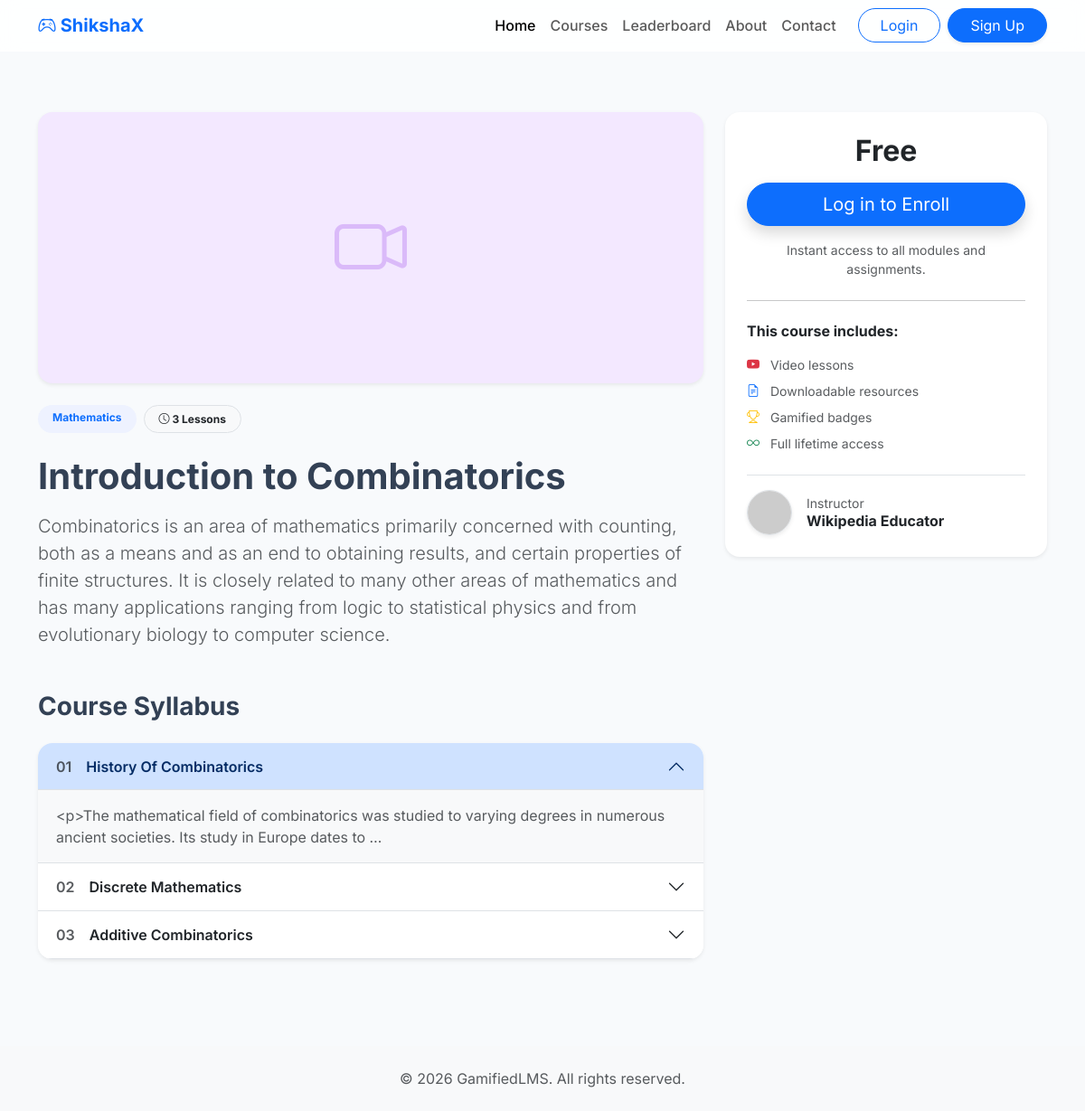
Page /course/4/ on the committed database.
### core/models.py (models this page shows, shortened)
class Course(models.Model):
    category = models.ForeignKey(Category, on_delete=models.CASCADE, related_name='courses')
    title = models.CharField(max_length=200)
    description = models.TextField()
    instructor = models.CharField(max_length=100, default="Expert Teacher")
    price_tag = models.CharField(max_length=20, default='Free')
    image = models.ImageField(upload_to='course_images/', blank=True, null=True)
    created_at = models.DateTimeField(auto_now_add=True)

class Category(models.Model):
    name = models.CharField(max_length=100)
    icon = models.CharField(max_length=50, blank=True, null=True) # e.g. bootstrap icon classes 'bi-book'
    color = models.CharField(max_length=20, default="#b3d4fc")

class Lesson(models.Model):
    course = models.ForeignKey(Course, on_delete=models.CASCADE, related_name='lessons')
    title = models.CharField(max_length=200)
    content = models.TextField()
    video_url = models.URLField(blank=True, null=True)
    order = models.IntegerField(default=0)

### core/views.py (the view)
# urls.py: path('course/<int:course_id>/', views.course_detail, name='course_detail'),
def course_detail(request, course_id):
    course = Course.objects.get(id=course_id)
    is_enrolled = False
    if request.user.is_authenticated:
        is_enrolled = Enrollment.objects.filter(user=request.user, course=course).exists()
    return render(request, 'course_detail.html', {'course': course, 'is_enrolled': is_enrolled})

### templates/course_detail.html (shortened to what this page needs)
{% extends 'base.html' %}
{% block content %}
<div class="container py-5">
    <div class="row align-items-start">
        <div class="col-lg-8 mb-4 mb-lg-0">
            {% if course.image %}
                <div class="rounded-4 overflow-hidden mb-4 shadow-sm">
                    <img src="{{ course.image.url }}" class="w-100" style="object-fit: cover; max-height: 400px;" alt="{{ course.title }}">
                </div>
            {% else %}
                <div class="rounded-4 mb-4 shadow-sm bg-pastel-purple d-flex align-items-center justify-content-center" style="height: 300px;">
                    <i class="bi bi-camera-video display-1 text-purple opacity-25"></i>
                </div>
            {% endif %}
            <div class="mb-4 d-flex gap-2">
                <span class="badge bg-pastel-blue text-primary py-2 px-3 rounded-pill">{{ course.category.name }}</span>
                <span class="badge bg-light text-dark border py-2 px-3 rounded-pill"><i class="bi bi-clock"></i> {{ course.lessons.count }} Lessons</span>
            </div>
            <h1 class="fw-bold mb-3">{{ course.title }}</h1>
            <p class="lead text-muted mb-5">{{ course.description }}</p>
            <h3 class="fw-bold mb-4">Course Syllabus</h3>
            <div class="accordion shadow-sm rounded-4 overflow-hidden" id="syllabusAccordion">
                {% for lesson in course.lessons.all %}
                <div class="accordion-item border-0 border-bottom">
                    <h2 class="accordion-header" id="heading{{ lesson.id }}">
                        <button class="accordion-button {% if not forloop.first %}collapsed{% endif %} fw-semibold" type="button" data-bs-toggle="collapse" data-bs-target="#collapse{{ lesson.id }}">
                            <span class="me-3 text-muted">0{{ forloop.counter }}</span> {{ lesson.title }}
                        </button>
                    </h2>
                    <div id="collapse{{ lesson.id }}" class="accordion-collapse collapse {% if forloop.first %}show{% endif %}" data-bs-parent="#syllabusAccordion">
                        <div class="accordion-body text-muted bg-light">
                            {{ lesson.content|truncatewords:20 }}
                        </div>
                    </div>
                </div>
                {% empty %}
                <div class="text-muted p-4">Syllabus is being built... check back soon.</div>
                {% endfor %}
            </div>
        </div>
        <div class="col-lg-4">
            <div class="card border-0 rounded-4 shadow-sm sticky-top" style="top: 100px;">
                <div class="card-body p-4 text-center">
                    <h2 class="fw-bolder mb-3">{{ course.price_tag }}</h2>
                    {% if is_enrolled %}
                        <div class="alert alert-success rounded-4 fw-bold">
                            <i class="bi bi-check-circle-fill me-2"></i> You are enrolled
                        </div>
                        <a href="#" class="btn btn-primary btn-lg w-100 rounded-pill mt-2">Continue to Lessons</a>
                    {% else %}
                        {% if user.is_authenticated %}
                            <a href="{% url 'enroll' course.id %}" class="btn btn-primary btn-lg w-100 rounded-pill mb-3 btn-hover-lift shadow">Enroll Now</a>
                        {% else %}
                            <button class="btn btn-primary btn-lg w-100 rounded-pill mb-3 btn-hover-lift shadow" data-bs-toggle="modal" data-bs-target="#authModal" onclick="showLogin()">Log in to Enroll</button>
                        {% endif %}
                        <p class="text-muted small">Instant access to all modules and assignments.</p>
                    {% endif %}
                    <hr class="my-4">
                    <div class="text-start">
                        <h6 class="fw-bold mb-3">This course includes:</h6>
                        <ul class="list-unstyled text-muted small">
                            <li class="mb-2"><i class="bi bi-youtube me-2 text-danger"></i> Video lessons</li>
                            <li class="mb-2"><i class="bi bi-file-earmark-text me-2 text-primary"></i> Downloadable resources</li>
                            <li class="mb-2"><i class="bi bi-trophy me-2 text-warning"></i> Gamified badges</li>
                            <li><i class="bi bi-infinity me-2 text-success"></i> Full lifetime access</li>
                        </ul>
                    </div>
                    <div class="mt-4 pt-3 border-top text-start d-flex align-items-center">
                        <img src="https://ui-avatars.com/api/?name={{ course.instructor }}&background=random" class="rounded-circle me-3 border shadow-sm" width="50" height="50">
                        <div>
                            <small class="text-muted d-block">Instructor</small>
                            <h6 class="fw-bold mb-0">{{ course.instructor }}</h6>
                        </div>
                    </div>
                </div>
            </div>
        </div>
    </div>
</div>
{% endblock %}

### static/style.css (style rules this page uses)
:root { --bg-pastel-blue: #eef2ff; --bg-pastel-green: #ebfbee; --bg-pastel-purple: #f3e8ff; --bg-pastel-yellow: #fffbeb; --color-primary: #4f46e5; --color-purple: #9333ea; }
body { font-family: 'Inter', sans-serif; color: #334155; background-color: #f8fafc; }
.bg-pastel-blue { background-color: var(--bg-pastel-blue); }
.bg-pastel-purple { background-color: var(--bg-pastel-purple); }
.text-purple { color: var(--color-purple); }
.btn-hover-lift { transition: transform 0.2s ease, box-shadow 0.2s ease; }

### rows in the picture
Course: category.name "Mathematics", lessons.count "3", title "Introduction to Combinatorics", description "Combinatorics is an area of mathematics primarily concerned with counting, both as a means and as an end to obtaining results, and certain properties of finite structures. It is closely related to many other areas of mathematics and has many applications ranging from logic to statistical physics and from evolutionary biology to computer science.", price_tag "Free", instructor "Wikipedia Educator"
Lesson: title "History Of Combinatorics", content "<p>The mathematical field of combinatorics was studied to varying degrees in numerous ancient societies. Its study in Europe dates to …"
Lesson: title "Discrete Mathematics"
Lesson: title "Additive Combinatorics"
